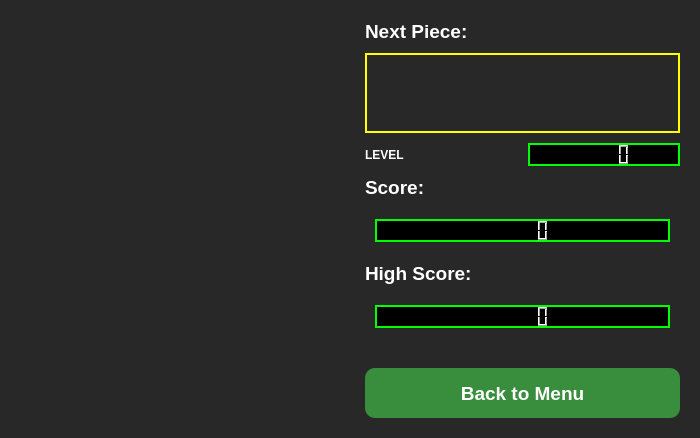
<?xml version="1.0" encoding="UTF-8"?>
<ui version="4.0">
 <class>TetrisGame</class>
 <widget class="QDialog" name="TetrisGame">
  <property name="geometry">
   <rect>
    <x>0</x>
    <y>0</y>
    <width>700</width>
    <height>425</height>
   </rect>
  </property>
  <property name="windowTitle">
   <string>Tetris Game</string>
  </property>
  <property name="styleSheet">
   <string notr="true">
    QDialog {
        background-color: #282828;
    }
   </string>
  </property>
  <layout class="QHBoxLayout" name="horizontalLayout">
   <property name="spacing">
    <number>10</number>
   </property>
   <property name="margin" stdset="0">
    <number>10</number>
   </property>
   <item>
    <widget class="QFrame" name="gameArea">
     <property name="styleSheet">
      <string notr="true"/>
     </property>
     <property name="frameShape">
      <enum>QFrame::NoFrame</enum>
     </property>
     <property name="frameShadow">
      <enum>QFrame::Plain</enum>
     </property>
     <layout class="QVBoxLayout" name="verticalLayout_gameArea">
      <property name="spacing">
       <number>10</number>
      </property>
      <property name="margin" stdset="0">
       <number>10</number>
      </property>
     </layout>
    </widget>
   </item>
   <item>
    <layout class="QVBoxLayout" name="verticalLayout_infoPanel">
     <property name="spacing">
      <number>10</number>
     </property>
     <property name="margin" stdset="0">
      <number>10</number>
     </property>
     <item>
      <widget class="QLabel" name="nextPieceLabel">
       <property name="font">
        <font>
         <pointsize>14</pointsize>
         <bold>true</bold>
        </font>
       </property>
       <property name="styleSheet">
        <string notr="true">
         QLabel {
             color: #ffffff;
         }
        </string>
       </property>
       <property name="text">
        <string>Next Piece:</string>
       </property>
      </widget>
     </item>
     <item>
      <layout class="QHBoxLayout" name="horizontalLayout_3">
       <property name="spacing">
        <number>0</number>
       </property>
       <item>
        <widget class="QFrame" name="nextPieceDisplay">
         <property name="minimumSize">
          <size>
           <width>80</width>
           <height>80</height>
          </size>
         </property>
         <property name="styleSheet">
          <string notr="true">border:1.5px solid yellow;</string>
         </property>
         <property name="frameShape">
          <enum>QFrame::StyledPanel</enum>
         </property>
         <property name="frameShadow">
          <enum>QFrame::Sunken</enum>
         </property>
         <layout class="QVBoxLayout" name="verticalLayout_nextPieceDisplay">
          <property name="spacing">
           <number>10</number>
          </property>
          <property name="margin" stdset="0">
           <number>10</number>
          </property>
         </layout>
        </widget>
       </item>
      </layout>
     </item>
     <item>
      <layout class="QHBoxLayout" name="horizontalLayout_5">
       <item>
        <widget class="QLabel" name="label">
         <property name="font">
          <font>
           <bold>true</bold>
          </font>
         </property>
         <property name="styleSheet">
          <string notr="true">
         QLabel {
             color: #ffffff;
         }
        </string>
         </property>
         <property name="text">
          <string>LEVEL</string>
         </property>
        </widget>
       </item>
       <item>
        <widget class="QLCDNumber" name="levelDisplay">
         <property name="styleSheet">
          <string notr="true">
QLCDNumber {
background-color: #000000;
color: #00ff00;
border: 2px solid #00ff00;
}
</string>
         </property>
        </widget>
       </item>
      </layout>
     </item>
     <item>
      <widget class="QLabel" name="scoreLabel">
       <property name="font">
        <font>
         <pointsize>14</pointsize>
         <bold>true</bold>
        </font>
       </property>
       <property name="styleSheet">
        <string notr="true">
         QLabel {
             color: #ffffff;
         }
        </string>
       </property>
       <property name="text">
        <string>Score:</string>
       </property>
      </widget>
     </item>
     <item>
      <layout class="QHBoxLayout" name="horizontalLayout_score">
       <property name="spacing">
        <number>10</number>
       </property>
       <property name="margin" stdset="0">
        <number>10</number>
       </property>
       <item>
        <widget class="QLCDNumber" name="scoreDisplay">
         <property name="styleSheet">
          <string notr="true">
           QLCDNumber {
               background-color: #000000;
               color: #00ff00;
               border: 2px solid #00ff00;
           }
          </string>
         </property>
        </widget>
       </item>
      </layout>
     </item>
     <item>
      <widget class="QLabel" name="highScoreLabel">
       <property name="font">
        <font>
         <pointsize>14</pointsize>
         <bold>true</bold>
        </font>
       </property>
       <property name="styleSheet">
        <string notr="true">
         QLabel {
             color: #ffffff;
         }
        </string>
       </property>
       <property name="text">
        <string>High Score:</string>
       </property>
      </widget>
     </item>
     <item>
      <layout class="QHBoxLayout" name="horizontalLayout_highScore">
       <property name="spacing">
        <number>10</number>
       </property>
       <property name="margin" stdset="0">
        <number>10</number>
       </property>
       <item>
        <widget class="QLCDNumber" name="highScoreDisplay">
         <property name="styleSheet">
          <string notr="true">
           QLCDNumber {
               background-color: #000000;
           background-color: #000000;
               color: #00ff00;
               border: 2px solid #00ff00;
           }
          </string>
         </property>
        </widget>
       </item>
      </layout>
     </item>
     <item>
      <layout class="QHBoxLayout" name="horizontalLayout_2">
       <property name="spacing">
        <number>10</number>
       </property>
       <property name="margin" stdset="0">
        <number>10</number>
       </property>
      </layout>
     </item>
     <item>
      <widget class="QPushButton" name="backButton">
       <property name="minimumSize">
        <size>
         <width>150</width>
         <height>50</height>
        </size>
       </property>
       <property name="font">
        <font>
         <pointsize>14</pointsize>
         <bold>true</bold>
        </font>
       </property>
       <property name="styleSheet">
        <string notr="true">
QPushButton {
background-color: #4CAF50;
color: white;
border: none;
border-radius: 10px;
padding: 10px;
}
QPushButton
{
background-color: #45a049;
}
QPushButton
{
background-color: #388e3c;
}
</string>
       </property>
       <property name="text">
        <string>Back to Menu</string>
       </property>
      </widget>
     </item>
    </layout>
   </item>
  </layout>
 </widget>
 <resources/>
 <connections/>
</ui>
